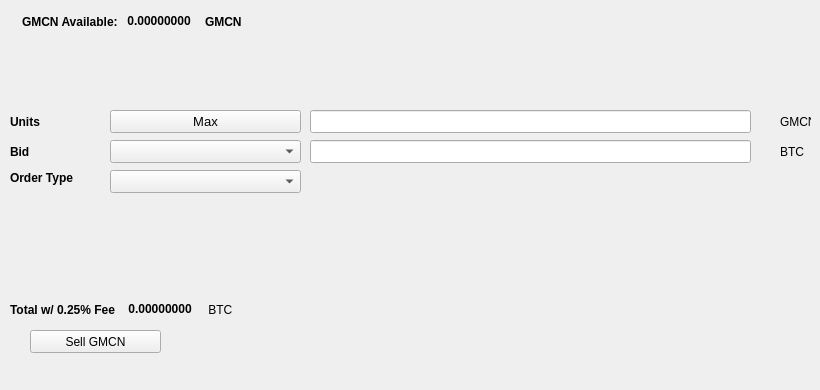
   <widget class="QWidget" name="SellTab">
    <attribute name="title">
     <string>Sell</string>
    </attribute>
    <widget class="QLabel" name="label_16">
     <property name="geometry">
      <rect>
       <x>780</x>
       <y>140</y>
       <width>31</width>
       <height>23</height>
      </rect>
     </property>
     <property name="text">
      <string>BTC</string>
     </property>
    </widget>
    <widget class="QComboBox" name="SellBidcomboBox">
     <property name="geometry">
      <rect>
       <x>110</x>
       <y>140</y>
       <width>191</width>
       <height>23</height>
      </rect>
     </property>
     <property name="font">
      <font>
       <pointsize>10</pointsize>
      </font>
     </property>
    </widget>
    <widget class="QLabel" name="label_18">
     <property name="geometry">
      <rect>
       <x>10</x>
       <y>110</y>
       <width>46</width>
       <height>23</height>
      </rect>
     </property>
     <property name="font">
      <font>
       <weight>75</weight>
       <bold>true</bold>
      </font>
     </property>
     <property name="text">
      <string>Units</string>
     </property>
    </widget>
    <widget class="QPushButton" name="Sell_Max_Amount">
     <property name="geometry">
      <rect>
       <x>110</x>
       <y>110</y>
       <width>191</width>
       <height>23</height>
      </rect>
     </property>
     <property name="font">
      <font>
       <pointsize>10</pointsize>
      </font>
     </property>
     <property name="text">
      <string>Max</string>
     </property>
    </widget>
    <widget class="QLabel" name="label_20">
     <property name="geometry">
      <rect>
       <x>10</x>
       <y>170</y>
       <width>91</width>
       <height>16</height>
      </rect>
     </property>
     <property name="font">
      <font>
       <weight>75</weight>
       <bold>true</bold>
      </font>
     </property>
     <property name="text">
      <string>Order Type</string>
     </property>
    </widget>
    <widget class="QComboBox" name="SellOrdertypeCombo">
     <property name="geometry">
      <rect>
       <x>110</x>
       <y>170</y>
       <width>191</width>
       <height>23</height>
      </rect>
     </property>
     <property name="font">
      <font>
       <pointsize>10</pointsize>
      </font>
     </property>
    </widget>
    <widget class="QLabel" name="label_21">
     <property name="geometry">
      <rect>
       <x>10</x>
       <y>140</y>
       <width>46</width>
       <height>23</height>
      </rect>
     </property>
     <property name="font">
      <font>
       <weight>75</weight>
       <bold>true</bold>
      </font>
     </property>
     <property name="text">
      <string>Bid</string>
     </property>
    </widget>
    <widget class="QLabel" name="label_22">
     <property name="geometry">
      <rect>
       <x>780</x>
       <y>110</y>
       <width>31</width>
       <height>23</height>
      </rect>
     </property>
     <property name="text">
      <string>GMCN</string>
     </property>
    </widget>
    <widget class="QLineEdit" name="UnitsInputGMCN">
     <property name="geometry">
      <rect>
       <x>310</x>
       <y>110</y>
       <width>441</width>
       <height>23</height>
      </rect>
     </property>
     <property name="font">
      <font>
       <pointsize>9</pointsize>
       <weight>75</weight>
       <bold>true</bold>
      </font>
     </property>
    </widget>
    <widget class="QLineEdit" name="SellBidPriceEdit">
     <property name="geometry">
      <rect>
       <x>310</x>
       <y>140</y>
       <width>441</width>
       <height>23</height>
      </rect>
     </property>
     <property name="font">
      <font>
       <pointsize>9</pointsize>
       <weight>75</weight>
       <bold>true</bold>
      </font>
     </property>
    </widget>
    <widget class="QPushButton" name="SellGMCNBTN">
     <property name="geometry">
      <rect>
       <x>30</x>
       <y>330</y>
       <width>131</width>
       <height>23</height>
      </rect>
     </property>
     <property name="text">
      <string>Sell GMCN</string>
     </property>
     <property name="icon">
      <iconset resource="../gamblecoin">
       <normaloff>:/icons/bitcoin</normaloff>:/icons/bitcoin</iconset>
     </property>
    </widget>
    <widget class="QWidget" name="layoutWidget3">
     <property name="geometry">
      <rect>
       <x>22</x>
       <y>12</y>
       <width>258</width>
       <height>19</height>
      </rect>
     </property>
     <layout class="QHBoxLayout" name="horizontalLayout">
      <item>
       <widget class="QLabel" name="label232_2">
        <property name="font">
         <font>
          <weight>75</weight>
          <bold>true</bold>
         </font>
        </property>
        <property name="text">
         <string>GMCN Available:</string>
        </property>
       </widget>
      </item>
      <item>
       <widget class="QLabel" name="GMCNAvailableLabel">
        <property name="palette">
         <palette>
          <active>
           <colorrole role="WindowText">
            <brush brushstyle="SolidPattern">
             <color alpha="255">
              <red>0</red>
              <green>0</green>
              <blue>0</blue>
             </color>
            </brush>
           </colorrole>
           <colorrole role="Button">
            <brush brushstyle="SolidPattern">
             <color alpha="255">
              <red>0</red>
              <green>170</green>
              <blue>0</blue>
             </color>
            </brush>
           </colorrole>
           <colorrole role="Light">
            <brush brushstyle="SolidPattern">
             <color alpha="255">
              <red>0</red>
              <green>255</green>
              <blue>0</blue>
             </color>
            </brush>
           </colorrole>
           <colorrole role="Midlight">
            <brush brushstyle="SolidPattern">
             <color alpha="255">
              <red>0</red>
              <green>212</green>
              <blue>0</blue>
             </color>
            </brush>
           </colorrole>
           <colorrole role="Dark">
            <brush brushstyle="SolidPattern">
             <color alpha="255">
              <red>0</red>
              <green>85</green>
              <blue>0</blue>
             </color>
            </brush>
           </colorrole>
           <colorrole role="Mid">
            <brush brushstyle="SolidPattern">
             <color alpha="255">
              <red>0</red>
              <green>113</green>
              <blue>0</blue>
             </color>
            </brush>
           </colorrole>
           <colorrole role="Text">
            <brush brushstyle="SolidPattern">
             <color alpha="255">
              <red>0</red>
              <green>170</green>
              <blue>0</blue>
             </color>
            </brush>
           </colorrole>
           <colorrole role="BrightText">
            <brush brushstyle="SolidPattern">
             <color alpha="255">
              <red>255</red>
              <green>255</green>
              <blue>255</blue>
             </color>
            </brush>
           </colorrole>
           <colorrole role="ButtonText">
            <brush brushstyle="SolidPattern">
             <color alpha="255">
              <red>0</red>
              <green>0</green>
              <blue>0</blue>
             </color>
            </brush>
           </colorrole>
           <colorrole role="Base">
            <brush brushstyle="SolidPattern">
             <color alpha="255">
              <red>255</red>
              <green>255</green>
              <blue>255</blue>
             </color>
            </brush>
           </colorrole>
           <colorrole role="Window">
            <brush brushstyle="SolidPattern">
             <color alpha="255">
              <red>0</red>
              <green>170</green>
              <blue>0</blue>
             </color>
            </brush>
           </colorrole>
           <colorrole role="Shadow">
            <brush brushstyle="SolidPattern">
             <color alpha="255">
              <red>0</red>
              <green>0</green>
              <blue>0</blue>
             </color>
            </brush>
           </colorrole>
           <colorrole role="AlternateBase">
            <brush brushstyle="SolidPattern">
             <color alpha="255">
              <red>127</red>
              <green>212</green>
              <blue>127</blue>
             </color>
            </brush>
           </colorrole>
           <colorrole role="ToolTipBase">
            <brush brushstyle="SolidPattern">
             <color alpha="255">
              <red>255</red>
              <green>255</green>
              <blue>220</blue>
             </color>
            </brush>
           </colorrole>
           <colorrole role="ToolTipText">
            <brush brushstyle="SolidPattern">
             <color alpha="255">
              <red>0</red>
              <green>0</green>
              <blue>0</blue>
             </color>
            </brush>
           </colorrole>
          </active>
          <inactive>
           <colorrole role="WindowText">
            <brush brushstyle="SolidPattern">
             <color alpha="255">
              <red>0</red>
              <green>0</green>
              <blue>0</blue>
             </color>
            </brush>
           </colorrole>
           <colorrole role="Button">
            <brush brushstyle="SolidPattern">
             <color alpha="255">
              <red>0</red>
              <green>170</green>
              <blue>0</blue>
             </color>
            </brush>
           </colorrole>
           <colorrole role="Light">
            <brush brushstyle="SolidPattern">
             <color alpha="255">
              <red>0</red>
              <green>255</green>
              <blue>0</blue>
             </color>
            </brush>
           </colorrole>
           <colorrole role="Midlight">
            <brush brushstyle="SolidPattern">
             <color alpha="255">
              <red>0</red>
              <green>212</green>
              <blue>0</blue>
             </color>
            </brush>
           </colorrole>
           <colorrole role="Dark">
            <brush brushstyle="SolidPattern">
             <color alpha="255">
              <red>0</red>
              <green>85</green>
              <blue>0</blue>
             </color>
            </brush>
           </colorrole>
           <colorrole role="Mid">
            <brush brushstyle="SolidPattern">
             <color alpha="255">
              <red>0</red>
              <green>113</green>
              <blue>0</blue>
             </color>
            </brush>
           </colorrole>
           <colorrole role="Text">
            <brush brushstyle="SolidPattern">
             <color alpha="255">
              <red>0</red>
              <green>170</green>
              <blue>0</blue>
             </color>
            </brush>
           </colorrole>
           <colorrole role="BrightText">
            <brush brushstyle="SolidPattern">
             <color alpha="255">
              <red>255</red>
              <green>255</green>
              <blue>255</blue>
             </color>
            </brush>
           </colorrole>
           <colorrole role="ButtonText">
            <brush brushstyle="SolidPattern">
             <color alpha="255">
              <red>0</red>
              <green>0</green>
              <blue>0</blue>
             </color>
            </brush>
           </colorrole>
           <colorrole role="Base">
            <brush brushstyle="SolidPattern">
             <color alpha="255">
              <red>255</red>
              <green>255</green>
              <blue>255</blue>
             </color>
            </brush>
           </colorrole>
           <colorrole role="Window">
            <brush brushstyle="SolidPattern">
             <color alpha="255">
              <red>0</red>
              <green>170</green>
              <blue>0</blue>
             </color>
            </brush>
           </colorrole>
           <colorrole role="Shadow">
            <brush brushstyle="SolidPattern">
             <color alpha="255">
              <red>0</red>
              <green>0</green>
              <blue>0</blue>
             </color>
            </brush>
           </colorrole>
           <colorrole role="AlternateBase">
            <brush brushstyle="SolidPattern">
             <color alpha="255">
              <red>127</red>
              <green>212</green>
              <blue>127</blue>
             </color>
            </brush>
           </colorrole>
           <colorrole role="ToolTipBase">
            <brush brushstyle="SolidPattern">
             <color alpha="255">
              <red>255</red>
              <green>255</green>
              <blue>220</blue>
             </color>
            </brush>
           </colorrole>
           <colorrole role="ToolTipText">
            <brush brushstyle="SolidPattern">
             <color alpha="255">
              <red>0</red>
              <green>0</green>
              <blue>0</blue>
             </color>
            </brush>
           </colorrole>
          </inactive>
          <disabled>
           <colorrole role="WindowText">
            <brush brushstyle="SolidPattern">
             <color alpha="255">
              <red>0</red>
              <green>85</green>
              <blue>0</blue>
             </color>
            </brush>
           </colorrole>
           <colorrole role="Button">
            <brush brushstyle="SolidPattern">
             <color alpha="255">
              <red>0</red>
              <green>170</green>
              <blue>0</blue>
             </color>
            </brush>
           </colorrole>
           <colorrole role="Light">
            <brush brushstyle="SolidPattern">
             <color alpha="255">
              <red>0</red>
              <green>255</green>
              <blue>0</blue>
             </color>
            </brush>
           </colorrole>
           <colorrole role="Midlight">
            <brush brushstyle="SolidPattern">
             <color alpha="255">
              <red>0</red>
              <green>212</green>
              <blue>0</blue>
             </color>
            </brush>
           </colorrole>
           <colorrole role="Dark">
            <brush brushstyle="SolidPattern">
             <color alpha="255">
              <red>0</red>
              <green>85</green>
              <blue>0</blue>
             </color>
            </brush>
           </colorrole>
           <colorrole role="Mid">
            <brush brushstyle="SolidPattern">
             <color alpha="255">
              <red>0</red>
              <green>113</green>
              <blue>0</blue>
             </color>
            </brush>
           </colorrole>
           <colorrole role="Text">
            <brush brushstyle="SolidPattern">
             <color alpha="255">
              <red>0</red>
              <green>85</green>
              <blue>0</blue>
             </color>
            </brush>
           </colorrole>
           <colorrole role="BrightText">
            <brush brushstyle="SolidPattern">
             <color alpha="255">
              <red>255</red>
              <green>255</green>
              <blue>255</blue>
             </color>
            </brush>
           </colorrole>
           <colorrole role="ButtonText">
            <brush brushstyle="SolidPattern">
             <color alpha="255">
              <red>0</red>
              <green>85</green>
              <blue>0</blue>
             </color>
            </brush>
           </colorrole>
           <colorrole role="Base">
            <brush brushstyle="SolidPattern">
             <color alpha="255">
              <red>0</red>
              <green>170</green>
              <blue>0</blue>
             </color>
            </brush>
           </colorrole>
           <colorrole role="Window">
            <brush brushstyle="SolidPattern">
             <color alpha="255">
              <red>0</red>
              <green>170</green>
              <blue>0</blue>
             </color>
            </brush>
           </colorrole>
           <colorrole role="Shadow">
            <brush brushstyle="SolidPattern">
             <color alpha="255">
              <red>0</red>
              <green>0</green>
              <blue>0</blue>
             </color>
            </brush>
           </colorrole>
           <colorrole role="AlternateBase">
            <brush brushstyle="SolidPattern">
             <color alpha="255">
              <red>0</red>
              <green>170</green>
              <blue>0</blue>
             </color>
            </brush>
           </colorrole>
           <colorrole role="ToolTipBase">
            <brush brushstyle="SolidPattern">
             <color alpha="255">
              <red>255</red>
              <green>255</green>
              <blue>220</blue>
             </color>
            </brush>
           </colorrole>
           <colorrole role="ToolTipText">
            <brush brushstyle="SolidPattern">
             <color alpha="255">
              <red>0</red>
              <green>0</green>
              <blue>0</blue>
             </color>
            </brush>
           </colorrole>
          </disabled>
         </palette>
        </property>
        <property name="font">
         <font>
          <weight>75</weight>
          <bold>true</bold>
         </font>
        </property>
        <property name="text">
         <string> 0.00000000 </string>
        </property>
        <property name="textInteractionFlags">
         <set>Qt::LinksAccessibleByMouse|Qt::TextSelectableByKeyboard|Qt::TextSelectableByMouse</set>
        </property>
       </widget>
      </item>
      <item>
       <widget class="QLabel" name="labelGMCN">
        <property name="font">
         <font>
          <weight>75</weight>
          <bold>true</bold>
         </font>
        </property>
        <property name="text">
         <string>GMCN</string>
        </property>
       </widget>
      </item>
     </layout>
    </widget>
    <widget class="QWidget" name="layoutWidget">
     <property name="geometry">
      <rect>
       <x>10</x>
       <y>300</y>
       <width>268</width>
       <height>19</height>
      </rect>
     </property>
     <layout class="QHBoxLayout" name="horizontalLayout_2">
      <item>
       <widget class="QLabel" name="label_19">
        <property name="font">
         <font>
          <weight>75</weight>
          <bold>true</bold>
         </font>
        </property>
        <property name="text">
         <string>Total w/ 0.25% Fee </string>
        </property>
       </widget>
      </item>
      <item>
       <widget class="QLabel" name="SellCostLabel">
        <property name="palette">
         <palette>
          <active>
           <colorrole role="WindowText">
            <brush brushstyle="SolidPattern">
             <color alpha="255">
              <red>0</red>
              <green>0</green>
              <blue>0</blue>
             </color>
            </brush>
           </colorrole>
           <colorrole role="Button">
            <brush brushstyle="SolidPattern">
             <color alpha="255">
              <red>0</red>
              <green>170</green>
              <blue>0</blue>
             </color>
            </brush>
           </colorrole>
           <colorrole role="Light">
            <brush brushstyle="SolidPattern">
             <color alpha="255">
              <red>0</red>
              <green>255</green>
              <blue>0</blue>
             </color>
            </brush>
           </colorrole>
           <colorrole role="Midlight">
            <brush brushstyle="SolidPattern">
             <color alpha="255">
              <red>0</red>
              <green>212</green>
              <blue>0</blue>
             </color>
            </brush>
           </colorrole>
           <colorrole role="Dark">
            <brush brushstyle="SolidPattern">
             <color alpha="255">
              <red>0</red>
              <green>85</green>
              <blue>0</blue>
             </color>
            </brush>
           </colorrole>
           <colorrole role="Mid">
            <brush brushstyle="SolidPattern">
             <color alpha="255">
              <red>0</red>
              <green>113</green>
              <blue>0</blue>
             </color>
            </brush>
           </colorrole>
           <colorrole role="Text">
            <brush brushstyle="SolidPattern">
             <color alpha="255">
              <red>0</red>
              <green>170</green>
              <blue>0</blue>
             </color>
            </brush>
           </colorrole>
           <colorrole role="BrightText">
            <brush brushstyle="SolidPattern">
             <color alpha="255">
              <red>255</red>
              <green>255</green>
              <blue>255</blue>
             </color>
            </brush>
           </colorrole>
           <colorrole role="ButtonText">
            <brush brushstyle="SolidPattern">
             <color alpha="255">
              <red>0</red>
              <green>0</green>
              <blue>0</blue>
             </color>
            </brush>
           </colorrole>
           <colorrole role="Base">
            <brush brushstyle="SolidPattern">
             <color alpha="255">
              <red>255</red>
              <green>255</green>
              <blue>255</blue>
             </color>
            </brush>
           </colorrole>
           <colorrole role="Window">
            <brush brushstyle="SolidPattern">
             <color alpha="255">
              <red>0</red>
              <green>170</green>
              <blue>0</blue>
             </color>
            </brush>
           </colorrole>
           <colorrole role="Shadow">
            <brush brushstyle="SolidPattern">
             <color alpha="255">
              <red>0</red>
              <green>0</green>
              <blue>0</blue>
             </color>
            </brush>
           </colorrole>
           <colorrole role="AlternateBase">
            <brush brushstyle="SolidPattern">
             <color alpha="255">
              <red>127</red>
              <green>212</green>
              <blue>127</blue>
             </color>
            </brush>
           </colorrole>
           <colorrole role="ToolTipBase">
            <brush brushstyle="SolidPattern">
             <color alpha="255">
              <red>255</red>
              <green>255</green>
              <blue>220</blue>
             </color>
            </brush>
           </colorrole>
           <colorrole role="ToolTipText">
            <brush brushstyle="SolidPattern">
             <color alpha="255">
              <red>0</red>
              <green>0</green>
              <blue>0</blue>
             </color>
            </brush>
           </colorrole>
          </active>
          <inactive>
           <colorrole role="WindowText">
            <brush brushstyle="SolidPattern">
             <color alpha="255">
              <red>0</red>
              <green>0</green>
              <blue>0</blue>
             </color>
            </brush>
           </colorrole>
           <colorrole role="Button">
            <brush brushstyle="SolidPattern">
             <color alpha="255">
              <red>0</red>
              <green>170</green>
              <blue>0</blue>
             </color>
            </brush>
           </colorrole>
           <colorrole role="Light">
            <brush brushstyle="SolidPattern">
             <color alpha="255">
              <red>0</red>
              <green>255</green>
              <blue>0</blue>
             </color>
            </brush>
           </colorrole>
           <colorrole role="Midlight">
            <brush brushstyle="SolidPattern">
             <color alpha="255">
              <red>0</red>
              <green>212</green>
              <blue>0</blue>
             </color>
            </brush>
           </colorrole>
           <colorrole role="Dark">
            <brush brushstyle="SolidPattern">
             <color alpha="255">
              <red>0</red>
              <green>85</green>
              <blue>0</blue>
             </color>
            </brush>
           </colorrole>
           <colorrole role="Mid">
            <brush brushstyle="SolidPattern">
             <color alpha="255">
              <red>0</red>
              <green>113</green>
              <blue>0</blue>
             </color>
            </brush>
           </colorrole>
           <colorrole role="Text">
            <brush brushstyle="SolidPattern">
             <color alpha="255">
              <red>0</red>
              <green>170</green>
              <blue>0</blue>
             </color>
            </brush>
           </colorrole>
           <colorrole role="BrightText">
            <brush brushstyle="SolidPattern">
             <color alpha="255">
              <red>255</red>
              <green>255</green>
              <blue>255</blue>
             </color>
            </brush>
           </colorrole>
           <colorrole role="ButtonText">
            <brush brushstyle="SolidPattern">
             <color alpha="255">
              <red>0</red>
              <green>0</green>
              <blue>0</blue>
             </color>
            </brush>
           </colorrole>
           <colorrole role="Base">
            <brush brushstyle="SolidPattern">
             <color alpha="255">
              <red>255</red>
              <green>255</green>
              <blue>255</blue>
             </color>
            </brush>
           </colorrole>
           <colorrole role="Window">
            <brush brushstyle="SolidPattern">
             <color alpha="255">
              <red>0</red>
              <green>170</green>
              <blue>0</blue>
             </color>
            </brush>
           </colorrole>
           <colorrole role="Shadow">
            <brush brushstyle="SolidPattern">
             <color alpha="255">
              <red>0</red>
              <green>0</green>
              <blue>0</blue>
             </color>
            </brush>
           </colorrole>
           <colorrole role="AlternateBase">
            <brush brushstyle="SolidPattern">
             <color alpha="255">
              <red>127</red>
              <green>212</green>
              <blue>127</blue>
             </color>
            </brush>
           </colorrole>
           <colorrole role="ToolTipBase">
            <brush brushstyle="SolidPattern">
             <color alpha="255">
              <red>255</red>
              <green>255</green>
              <blue>220</blue>
             </color>
            </brush>
           </colorrole>
           <colorrole role="ToolTipText">
            <brush brushstyle="SolidPattern">
             <color alpha="255">
              <red>0</red>
              <green>0</green>
              <blue>0</blue>
             </color>
            </brush>
           </colorrole>
          </inactive>
          <disabled>
           <colorrole role="WindowText">
            <brush brushstyle="SolidPattern">
             <color alpha="255">
              <red>0</red>
              <green>85</green>
              <blue>0</blue>
             </color>
            </brush>
           </colorrole>
           <colorrole role="Button">
            <brush brushstyle="SolidPattern">
             <color alpha="255">
              <red>0</red>
              <green>170</green>
              <blue>0</blue>
             </color>
            </brush>
           </colorrole>
           <colorrole role="Light">
            <brush brushstyle="SolidPattern">
             <color alpha="255">
              <red>0</red>
              <green>255</green>
              <blue>0</blue>
             </color>
            </brush>
           </colorrole>
           <colorrole role="Midlight">
            <brush brushstyle="SolidPattern">
             <color alpha="255">
              <red>0</red>
              <green>212</green>
              <blue>0</blue>
             </color>
            </brush>
           </colorrole>
           <colorrole role="Dark">
            <brush brushstyle="SolidPattern">
             <color alpha="255">
              <red>0</red>
              <green>85</green>
              <blue>0</blue>
             </color>
            </brush>
           </colorrole>
           <colorrole role="Mid">
            <brush brushstyle="SolidPattern">
             <color alpha="255">
              <red>0</red>
              <green>113</green>
              <blue>0</blue>
             </color>
            </brush>
           </colorrole>
           <colorrole role="Text">
            <brush brushstyle="SolidPattern">
             <color alpha="255">
              <red>0</red>
              <green>85</green>
              <blue>0</blue>
             </color>
            </brush>
           </colorrole>
           <colorrole role="BrightText">
            <brush brushstyle="SolidPattern">
             <color alpha="255">
              <red>255</red>
              <green>255</green>
              <blue>255</blue>
             </color>
            </brush>
           </colorrole>
           <colorrole role="ButtonText">
            <brush brushstyle="SolidPattern">
             <color alpha="255">
              <red>0</red>
              <green>85</green>
              <blue>0</blue>
             </color>
            </brush>
           </colorrole>
           <colorrole role="Base">
            <brush brushstyle="SolidPattern">
             <color alpha="255">
              <red>0</red>
              <green>170</green>
              <blue>0</blue>
             </color>
            </brush>
           </colorrole>
           <colorrole role="Window">
            <brush brushstyle="SolidPattern">
             <color alpha="255">
              <red>0</red>
              <green>170</green>
              <blue>0</blue>
             </color>
            </brush>
           </colorrole>
           <colorrole role="Shadow">
            <brush brushstyle="SolidPattern">
             <color alpha="255">
              <red>0</red>
              <green>0</green>
              <blue>0</blue>
             </color>
            </brush>
           </colorrole>
           <colorrole role="AlternateBase">
            <brush brushstyle="SolidPattern">
             <color alpha="255">
              <red>0</red>
              <green>170</green>
              <blue>0</blue>
             </color>
            </brush>
           </colorrole>
           <colorrole role="ToolTipBase">
            <brush brushstyle="SolidPattern">
             <color alpha="255">
              <red>255</red>
              <green>255</green>
              <blue>220</blue>
             </color>
            </brush>
           </colorrole>
           <colorrole role="ToolTipText">
            <brush brushstyle="SolidPattern">
             <color alpha="255">
              <red>0</red>
              <green>0</green>
              <blue>0</blue>
             </color>
            </brush>
           </colorrole>
          </disabled>
         </palette>
        </property>
        <property name="font">
         <font>
          <weight>75</weight>
          <bold>true</bold>
         </font>
        </property>
        <property name="autoFillBackground">
         <bool>false</bool>
        </property>
        <property name="text">
         <string> 0.00000000</string>
        </property>
        <property name="textInteractionFlags">
         <set>Qt::LinksAccessibleByMouse|Qt::TextSelectableByMouse</set>
        </property>
       </widget>
      </item>
      <item>
       <widget class="QLabel" name="label_17">
        <property name="font">
         <font>
          <weight>50</weight>
          <bold>false</bold>
         </font>
        </property>
        <property name="text">
         <string> BTC</string>
        </property>
       </widget>
      </item>
     </layout>
    </widget>
    <widget class="QLabel" name="label_23">
     <property name="geometry">
      <rect>
       <x>460</x>
       <y>300</y>
       <width>281</width>
       <height>81</height>
      </rect>
     </property>
     <property name="text">
      <string/>
     </property>
     <property name="pixmap">
      <pixmap>:/images/bittrex</pixmap>
     </property>
    </widget>
   </widget>
